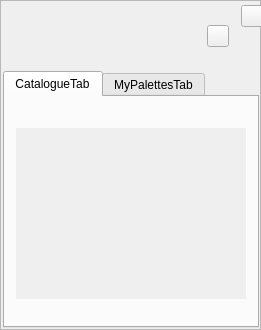
<ui version="4.0" >
 <class>PaletteManagerClass</class>
 <widget class="QWidget" name="PaletteManagerClass" >
  <property name="geometry" >
   <rect>
    <x>0</x>
    <y>0</y>
    <width>261</width>
    <height>330</height>
   </rect>
  </property>
  <widget class="QFrame" name="styledFrame" >
   <property name="geometry" >
    <rect>
     <x>0</x>
     <y>0</y>
     <width>261</width>
     <height>330</height>
    </rect>
   </property>
   <property name="sizePolicy" >
    <sizepolicy vsizetype="Maximum" hsizetype="Maximum" >
     <horstretch>0</horstretch>
     <verstretch>0</verstretch>
    </sizepolicy>
   </property>
   <property name="frameShape" >
    <enum>QFrame::StyledPanel</enum>
   </property>
   <property name="frameShadow" >
    <enum>QFrame::Raised</enum>
   </property>
   <widget class="QWidget" name="layoutWidget" >
    <property name="geometry" >
     <rect>
      <x>12</x>
      <y>14</y>
      <width>228</width>
      <height>43</height>
     </rect>
    </property>
    <layout class="QHBoxLayout" name="horizontalLayout" >
     <property name="spacing" >
      <number>0</number>
     </property>
     <item>
      <widget class="MoodBox::PaletteViewWidget" native="1" name="currentPalette" >
       <property name="minimumSize" >
        <size>
         <width>163</width>
         <height>41</height>
        </size>
       </property>
       <property name="maximumSize" >
        <size>
         <width>163</width>
         <height>41</height>
        </size>
       </property>
      </widget>
     </item>
     <item>
      <spacer name="horizontalSpacer" >
       <property name="orientation" >
        <enum>Qt::Horizontal</enum>
       </property>
       <property name="sizeType" >
        <enum>QSizePolicy::Fixed</enum>
       </property>
       <property name="sizeHint" stdset="0" >
        <size>
         <width>30</width>
         <height>20</height>
        </size>
       </property>
      </spacer>
     </item>
     <item>
      <widget class="QToolButton" name="savePaletteButton" >
       <property name="minimumSize" >
        <size>
         <width>22</width>
         <height>22</height>
        </size>
       </property>
       <property name="focusPolicy" >
        <enum>Qt::NoFocus</enum>
       </property>
       <property name="toolTip" >
        <string>SavePaletteHint</string>
       </property>
       <property name="accessibleName" >
        <string>transparentButton</string>
       </property>
       <property name="iconSize" >
        <size>
         <width>22</width>
         <height>22</height>
        </size>
       </property>
      </widget>
     </item>
     <item>
      <spacer name="horizontalSpacer_2" >
       <property name="orientation" >
        <enum>Qt::Horizontal</enum>
       </property>
       <property name="sizeHint" stdset="0" >
        <size>
         <width>40</width>
         <height>20</height>
        </size>
       </property>
      </spacer>
     </item>
    </layout>
   </widget>
   <widget class="QTabWidget" name="paletteTabWidget" >
    <property name="geometry" >
     <rect>
      <x>3</x>
      <y>71</y>
      <width>256</width>
      <height>257</height>
     </rect>
    </property>
    <property name="tabPosition" >
     <enum>QTabWidget::North</enum>
    </property>
    <property name="currentIndex" >
     <number>0</number>
    </property>
    <property name="elideMode" >
     <enum>Qt::ElideNone</enum>
    </property>
    <widget class="QWidget" name="standardPaletteTab" >
     <attribute name="title" >
      <string>CatalogueTab</string>
     </attribute>
     <layout class="QGridLayout" name="gridLayout_2" >
      <property name="verticalSpacing" >
       <number>6</number>
      </property>
      <item row="1" column="0" >
       <widget class="MoodBox::PaletteListWidget" name="standardPalettes" >
        <property name="frameShape" >
         <enum>QFrame::NoFrame</enum>
        </property>
        <property name="frameShadow" >
         <enum>QFrame::Plain</enum>
        </property>
        <property name="lineWidth" >
         <number>0</number>
        </property>
        <property name="horizontalScrollBarPolicy" >
         <enum>Qt::ScrollBarAlwaysOff</enum>
        </property>
        <property name="widgetResizable" >
         <bool>true</bool>
        </property>
        <widget class="QWidget" name="scrollAreaWidgetContents" >
         <property name="geometry" >
          <rect>
           <x>0</x>
           <y>0</y>
           <width>232</width>
           <height>176</height>
          </rect>
         </property>
        </widget>
       </widget>
      </item>
      <item row="0" column="0" >
       <widget class="QFrame" name="topPaletteFrame" >
        <property name="minimumSize" >
         <size>
          <width>0</width>
          <height>14</height>
         </size>
        </property>
        <property name="frameShape" >
         <enum>QFrame::NoFrame</enum>
        </property>
        <property name="frameShadow" >
         <enum>QFrame::Raised</enum>
        </property>
        <widget class="QLabel" name="label" >
         <property name="geometry" >
          <rect>
           <x>12</x>
           <y>8</y>
           <width>222</width>
           <height>6</height>
          </rect>
         </property>
         <property name="pixmap" >
          <pixmap resource="moodbox.qrc" >:/MoodBox/Resources/palette_horizontal_top_line.png</pixmap>
         </property>
        </widget>
       </widget>
      </item>
      <item row="2" column="0" >
       <widget class="QFrame" name="frame" >
        <property name="sizePolicy" >
         <sizepolicy vsizetype="Preferred" hsizetype="Preferred" >
          <horstretch>0</horstretch>
          <verstretch>0</verstretch>
         </sizepolicy>
        </property>
        <property name="minimumSize" >
         <size>
          <width>0</width>
          <height>10</height>
         </size>
        </property>
        <property name="frameShape" >
         <enum>QFrame::NoFrame</enum>
        </property>
        <property name="frameShadow" >
         <enum>QFrame::Raised</enum>
        </property>
        <widget class="QLabel" name="label_2" >
         <property name="geometry" >
          <rect>
           <x>12</x>
           <y>-2</y>
           <width>222</width>
           <height>6</height>
          </rect>
         </property>
         <property name="pixmap" >
          <pixmap resource="moodbox.qrc" >:/MoodBox/Resources/palette_horizontal_bottom_line.png</pixmap>
         </property>
        </widget>
       </widget>
      </item>
     </layout>
    </widget>
    <widget class="QWidget" name="customPaletteTab" >
     <attribute name="title" >
      <string>MyPalettesTab</string>
     </attribute>
     <layout class="QGridLayout" name="gridLayout_3" >
      <item row="1" column="0" >
       <widget class="MoodBox::PaletteListWidget" name="customPalettes" >
        <property name="frameShape" >
         <enum>QFrame::NoFrame</enum>
        </property>
        <property name="frameShadow" >
         <enum>QFrame::Plain</enum>
        </property>
        <property name="lineWidth" >
         <number>0</number>
        </property>
        <property name="widgetResizable" >
         <bool>true</bool>
        </property>
        <widget class="QWidget" name="scrollAreaWidgetContents_2" >
         <property name="geometry" >
          <rect>
           <x>0</x>
           <y>0</y>
           <width>232</width>
           <height>176</height>
          </rect>
         </property>
        </widget>
       </widget>
      </item>
      <item row="0" column="0" >
       <widget class="QFrame" name="topPaletteFrame_2" >
        <property name="minimumSize" >
         <size>
          <width>0</width>
          <height>14</height>
         </size>
        </property>
        <property name="frameShape" >
         <enum>QFrame::NoFrame</enum>
        </property>
        <property name="frameShadow" >
         <enum>QFrame::Raised</enum>
        </property>
        <widget class="QLabel" name="label_3" >
         <property name="geometry" >
          <rect>
           <x>12</x>
           <y>8</y>
           <width>222</width>
           <height>6</height>
          </rect>
         </property>
         <property name="pixmap" >
          <pixmap resource="moodbox.qrc" >:/MoodBox/Resources/palette_horizontal_top_line.png</pixmap>
         </property>
        </widget>
       </widget>
      </item>
      <item row="2" column="0" >
       <widget class="QFrame" name="frame_2" >
        <property name="sizePolicy" >
         <sizepolicy vsizetype="Preferred" hsizetype="Preferred" >
          <horstretch>0</horstretch>
          <verstretch>0</verstretch>
         </sizepolicy>
        </property>
        <property name="minimumSize" >
         <size>
          <width>0</width>
          <height>10</height>
         </size>
        </property>
        <property name="frameShape" >
         <enum>QFrame::NoFrame</enum>
        </property>
        <property name="frameShadow" >
         <enum>QFrame::Raised</enum>
        </property>
        <widget class="QLabel" name="label_4" >
         <property name="geometry" >
          <rect>
           <x>12</x>
           <y>-2</y>
           <width>222</width>
           <height>6</height>
          </rect>
         </property>
         <property name="pixmap" >
          <pixmap resource="moodbox.qrc" >:/MoodBox/Resources/palette_horizontal_bottom_line.png</pixmap>
         </property>
        </widget>
       </widget>
      </item>
     </layout>
    </widget>
   </widget>
   <widget class="QToolButton" name="closeToolButton" >
    <property name="geometry" >
     <rect>
      <x>241</x>
      <y>5</y>
      <width>23</width>
      <height>22</height>
     </rect>
    </property>
    <property name="focusPolicy" >
     <enum>Qt::NoFocus</enum>
    </property>
    <property name="accessibleName" >
     <string>transparentButton</string>
    </property>
   </widget>
  </widget>
 </widget>
 <layoutdefault spacing="6" margin="11" />
 <customwidgets>
  <customwidget>
   <class>MoodBox::PaletteViewWidget</class>
   <extends>QWidget</extends>
   <header>paletteviewwidget.h</header>
  </customwidget>
  <customwidget>
   <class>MoodBox::PaletteListWidget</class>
   <extends>QScrollArea</extends>
   <header>palettelistwidget.h</header>
   <container>1</container>
  </customwidget>
 </customwidgets>
 <resources>
  <include location="moodbox.qrc" />
 </resources>
 <connections/>
</ui>
